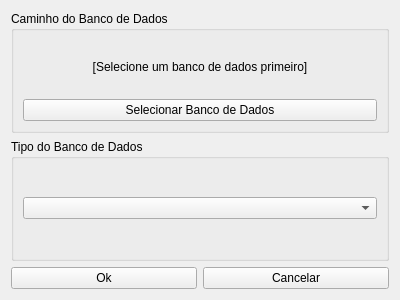
<?xml version="1.0" encoding="UTF-8"?>
<ui version="4.0">
 <class>layoutApontarBancoDeDados</class>
 <widget class="QWidget" name="layoutApontarBancoDeDados">
  <property name="geometry">
   <rect>
    <x>0</x>
    <y>0</y>
    <width>400</width>
    <height>300</height>
   </rect>
  </property>
  <property name="focusPolicy">
   <enum>Qt::NoFocus</enum>
  </property>
  <property name="windowTitle">
   <string>Selecionar Banco de Dados</string>
  </property>
  <layout class="QVBoxLayout" name="verticalLayout">
   <item>
    <widget class="QGroupBox" name="caixaCaminhoBancoDeDados">
     <property name="title">
      <string>Caminho do Banco de Dados</string>
     </property>
     <layout class="QVBoxLayout" name="verticalLayout_2">
      <item>
       <layout class="QVBoxLayout" name="verticalLayout_4">
        <item>
         <widget class="QLabel" name="etiquetaCaminhoDB">
          <property name="text">
           <string>[Selecione um banco de dados primeiro]</string>
          </property>
          <property name="alignment">
           <set>Qt::AlignCenter</set>
          </property>
         </widget>
        </item>
        <item>
         <widget class="QPushButton" name="botaoMudarCaminhoDB">
          <property name="text">
           <string>Selecionar Banco de Dados</string>
          </property>
         </widget>
        </item>
       </layout>
      </item>
     </layout>
    </widget>
   </item>
   <item>
    <widget class="QGroupBox" name="caixaTipoDeBancoDeDados">
     <property name="title">
      <string>Tipo do Banco de Dados</string>
     </property>
     <layout class="QVBoxLayout" name="verticalLayout_3">
      <item>
       <widget class="QComboBox" name="comboBox"/>
      </item>
     </layout>
    </widget>
   </item>
   <item>
    <layout class="QHBoxLayout" name="horizontalLayout">
     <item>
      <widget class="QPushButton" name="botaoOk">
       <property name="text">
        <string>Ok</string>
       </property>
      </widget>
     </item>
     <item>
      <widget class="QPushButton" name="botaoCancelar">
       <property name="text">
        <string>Cancelar</string>
       </property>
      </widget>
     </item>
    </layout>
   </item>
  </layout>
 </widget>
 <resources/>
 <connections/>
</ui>
